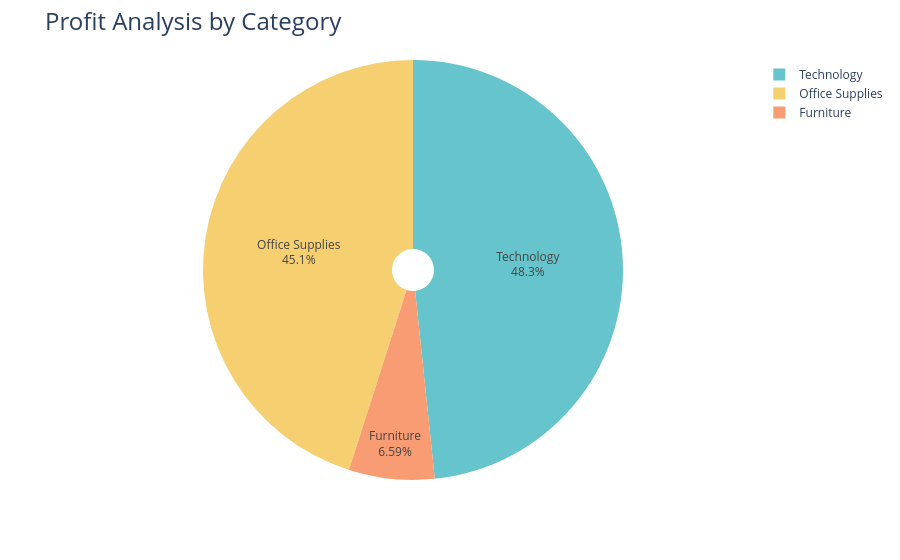

The notebook cell this image was saved under:
### Code cell
fig = px.pie(profit_by_category, 
             values='Profit', 
             names='Category', 
             hole=0.1, 
             color_discrete_sequence=px.colors.qualitative.Pastel)

fig.update_traces(textposition='inside', textinfo='percent+label')
fig.update_layout(title_text='Profit Analysis by Category', title_font=dict(size=24))

fig.show()

### Figure 1 — Plotly figure (JSON) as saved in the notebook; plotly's stock layout.template omitted (floating-point values rounded to 4 significant figures)
{"data": [{"domain": {"x": [0, 1], "y": [0, 1]}, "hole": 0.1, "hovertemplate": "Category=%{label}<br>Profit=%{value}<extra></extra>", "labels": ["Furniture", "Office Supplies", "Technology"], "legendgroup": "", "name": "", "showlegend": true, "textinfo": "percent+label", "textposition": "inside", "type": "pie", "values": [7910.0, 54080.0, 58010.0]}], "layout": {"autosize": true, "legend": {"tracegroupgap": 0}, "margin": {"t": 60}, "piecolorway": ["rgb(102, 197, 204)", "rgb(246, 207, 113)", "rgb(248, 156, 116)", "rgb(220, 176, 242)", "rgb(135, 197, 95)", "rgb(158, 185, 243)", "rgb(254, 136, 177)", "rgb(201, 219, 116)", "rgb(139, 224, 164)", "rgb(180, 151, 231)", "rgb(179, 179, 179)"], "title": {"font": {"size": 24}, "text": "Profit Analysis by Category"}}}
